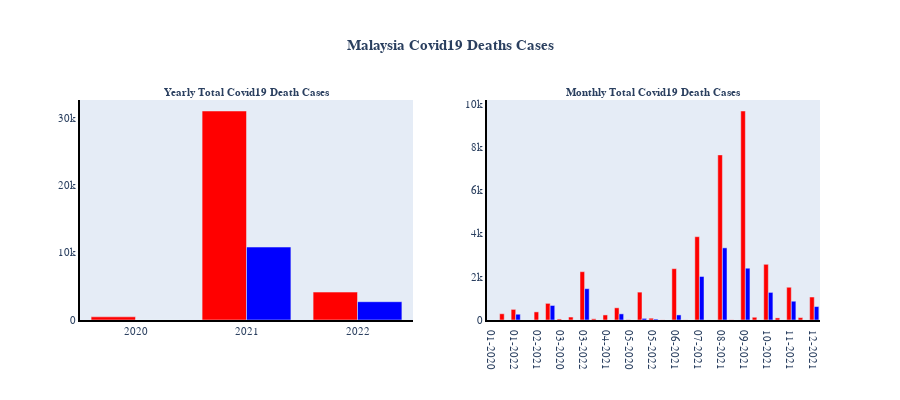

This figure's notebook cell:
### Code cell
fig = make_subplots(rows=1, cols=2, shared_xaxes=True, vertical_spacing=0.08,
                   subplot_titles=('<b>Yearly Total Covid19 Death Cases</b>',
                                   '<b>Monthly Total Covid19 Death Cases</b>'))
#Graph 1
fig.append_trace(go.Bar(x = df_mas_yearly['Year'], y = df_mas_yearly['deaths_new'],
                        name='Death Cases',marker_color='red'),row=1, col=1)
fig.append_trace(go.Bar(x = df_mas_yearly['Year'], y = df_mas_yearly['vax_total_deaths'],
                        name='Death Vax Cases',marker_color='blue'),row=1, col=1)

#Graph 2
fig.append_trace(go.Bar(x = df_mas_monthly['YearMonth'], y = df_mas_monthly['deaths_new'],
                        name='Death Cases',marker_color='red'),row=1, col=2)
fig.append_trace(go.Bar(x = df_mas_monthly['YearMonth'], y = df_mas_monthly['vax_total_deaths'],
                        name='Death Vax Cases',marker_color='blue'),row=1, col=2)

#Update Fonts & Size
fig.update_annotations(font=dict(family="Helvetica", size=11))
fig.update_layout(font=dict(family="Helvetica", size=11))
fig.update_layout(height=400,showlegend=False,
                 title_text='<b>Malaysia Covid19 Deaths Cases</b>',title_x=0.5)
fig.update_xaxes(showgrid=False, zeroline=False, showline=True, linewidth=2, linecolor='black')
fig.update_yaxes(showgrid=False, zeroline=False, showline=True, linewidth=2, linecolor='black')

#Plotting the graph
fig.show()

### Figure 1 — Plotly figure (JSON) as saved in the notebook; plotly's stock layout.template omitted (floating-point values rounded to 4 significant figures)
{"data": [{"marker": {"color": "red"}, "name": "Death Cases", "type": "bar", "x": ["2020", "2021", "2022"], "xaxis": "x", "y": [471, 31016, 4143], "yaxis": "y"}, {"marker": {"color": "blue"}, "name": "Death Vax Cases", "type": "bar", "x": ["2020", "2021", "2022"], "xaxis": "x", "y": [0, 10825, 2715], "yaxis": "y"}, {"marker": {"color": "red"}, "name": "Death Cases", "type": "bar", "x": ["01-2020", "01-2021", "01-2022", "02-2020", "02-2021", "02-2022", "03-2020", "03-2021", "03-2022", "04-2020", "04-2021", "04-2022", "05-2020", "05-2021", "05-2022", "06-2020", "06-2021", "07-2020", "07-2021", "08-2020", "08-2021", "09-2020", "09-2021", "10-2020", "10-2021", "11-2020", "11-2021", "12-2020", "12-2021"], "xaxis": "x2", "y": [0, 289, 491, 0, 375, 770, 48, 137, 2235, 55, 234, 564, 12, 1290, 83, 6, 2374, 4, 3854, 2, 7639, 9, 9669, 127, 2577, 97, 1515, 111, 1063], "yaxis": "y2"}, {"marker": {"color": "blue"}, "name": "Death Vax Cases", "type": "bar", "x": ["01-2020", "01-2021", "01-2022", "02-2020", "02-2021", "02-2022", "03-2020", "03-2021", "03-2022", "04-2020", "04-2021", "04-2022", "05-2020", "05-2021", "05-2022", "06-2020", "06-2021", "07-2020", "07-2021", "08-2020", "08-2021", "09-2020", "09-2021", "10-2020", "10-2021", "11-2020", "11-2021", "12-2020", "12-2021"], "xaxis": "x2", "y": [0, 0, 267, 0, 0, 672, 0, 1, 1449, 0, 0, 284, 0, 74, 43, 0, 235, 0, 2013, 0, 3338, 0, 2396, 0, 1277, 0, 869, 0, 622], "yaxis": "y2"}], "layout": {"annotations": [{"font": {"family": "Helvetica", "size": 11}, "showarrow": false, "text": "<b>Yearly Total Covid19 Death Cases</b>", "x": 0.225, "xanchor": "center", "xref": "paper", "y": 1, "yanchor": "bottom", "yref": "paper"}, {"font": {"family": "Helvetica", "size": 11}, "showarrow": false, "text": "<b>Monthly Total Covid19 Death Cases</b>", "x": 0.775, "xanchor": "center", "xref": "paper", "y": 1, "yanchor": "bottom", "yref": "paper"}], "font": {"family": "Helvetica", "size": 11}, "height": 400, "showlegend": false, "title": {"text": "<b>Malaysia Covid19 Deaths Cases</b>", "x": 0.5}, "xaxis": {"anchor": "y", "domain": [0, 0.45], "linecolor": "black", "linewidth": 2, "showgrid": false, "showline": true, "zeroline": false}, "xaxis2": {"anchor": "y2", "domain": [0.55, 1], "linecolor": "black", "linewidth": 2, "showgrid": false, "showline": true, "zeroline": false}, "yaxis": {"anchor": "x", "domain": [0, 1], "linecolor": "black", "linewidth": 2, "showgrid": false, "showline": true, "zeroline": false}, "yaxis2": {"anchor": "x2", "domain": [0, 1], "linecolor": "black", "linewidth": 2, "showgrid": false, "showline": true, "zeroline": false}}}
